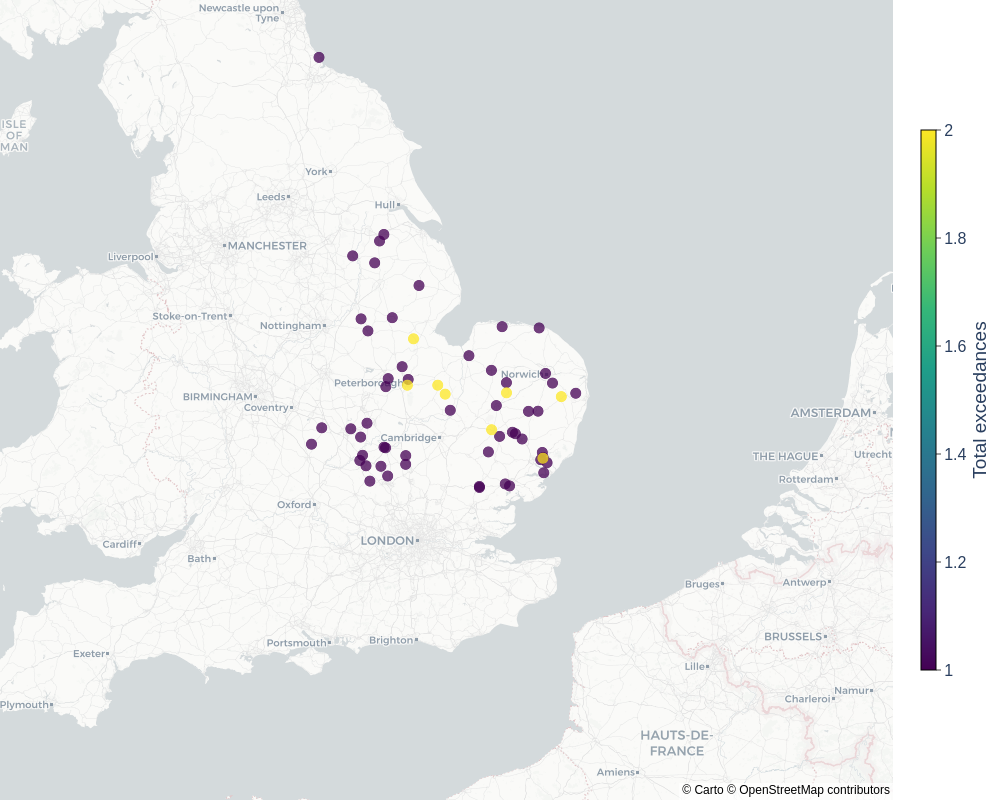

Recreate this plot in Python.
# filename: lsoa_exceedance_heatmap.py
import pandas as pd
import numpy as np
import plotly.graph_objects as go

def map_pesticide(determinand):
    pesticides_specific = {
        'Pesticides Aldrin': ('Aldrin', 0.030, 'µg/l', True),
        'Pesticides Dieldrin (Total)': ('Dieldrin', 0.030, 'µg/l', True),
        'Pesticides Heptachlor (Total)': ('Heptachlor', None, 'µg/l', True),
        'Pesticides Heptachlor Epoxide - Total (Trans, CIS) (Heptachlor Epoxide)': ('Heptachlor epoxide', None, 'µg/l', True)
    }
    if determinand in pesticides_specific:
        return pesticides_specific[determinand]
    if determinand and determinand.startswith('Pesticides '):
        return ('Other pesticides', 0.10, 'µg/l', True)
    return None

def get_mapping(determinand):
    mapping = {
        'Coliform Bacteria (Indicator)': ('Coliform bacteria', 0, 'number/100ml', True),
        'E.Coli (faecal coliforms Confirmed)': ('Escherichia coli', 0, 'number/100ml', True),
        'Enterococci (Confirmed)': ('Enterococci', 0, 'number/100ml', True),
        'Clostridum Perfringens (Sulphite-reducing Clostridia) (Confirmed)': ('Clostridium perfringens', 0, 'Number/100ml', True),

        'Aluminium (Total)': ('Aluminium', 200, 'µg/l', True),
        'Iron (Total)': ('Iron', 200, 'µg/l', True),
        'Manganese (Total)': ('Manganese', 50, 'µg/l', True),
        'Nitrate (Total)': ('Nitrate', 50, 'mgNO3/l', True),
        "Nitrite - Consumer's Taps": ('Nitrite', 0.50, 'mgNO2/l', True),
        'Nitrite/Nitrate formula': ('Nitrate+Nitrite formula', 1.0, '', True),
        'Conductivity (Electrical Conductivity)': ('Conductivity', 2500, 'µS/cm @ 20°C', True),
        'Sodium (Total)': ('Sodium', 200, 'mg/l', True),
        'Chloride': ('Chloride', 250, 'mg/l', True),
        'Sulphate': ('Sulphate', 250, 'mg/l', True),
        'Boron': ('Boron', 1.0, 'mg/l', True),
        'Fluoride (Total)': ('Fluoride', 1.5, 'mg/l', True),
        'Cyanide (Total)': ('Cyanide', 50, 'µg/l', True),
        'Mercury (Total)': ('Mercury', 1.0, 'µg/l', True),
        'Nickel (Total)': ('Nickel', 20, 'µg/l', True),
        'Lead (10 - will apply 25.12.2013)': ('Lead', 10, 'µg/l', True),
        'Antimony': ('Antimony', 5.0, 'µg/l', True),
        'Selenium (Total)': ('Selenium', 10, 'µg/l', True),
        'Copper (Total)': ('Copper', 2.0, 'mg/l', True),
        'Chromium (Total)': ('Chromium', 50, 'µg/l', True),

        'Bromate': ('Bromate', 10, 'µg/l', True),
        'Trihalomethanes (Total by Calculation)': ('THM (total)', 100, 'µg/l', True),

        'Gross Alpha': ('gross alpha', 0.1, 'Bq/l', True),
        'Gross Beta': ('gross beta', 1, 'Bq/l', True),
        'Tritium': ('tritium', 100, 'Bq/l', True),

        'Polycyclic Aromatic Hydrocarbons (Total by Calculation)': ('PAH', 0.10, 'µg/l', True),
        'Benzo[a]Pyrene (Total)': ('benzo[a]pyrene', 0.010, 'µg/l', True),

        'Pesticides (Total by Calculation)': ('Pesticides: total', 0.50, 'µg/l', True),
    }
    if determinand in mapping:
        return mapping[determinand]
    pesticide_map = map_pesticide(determinand)
    if pesticide_map is not None:
        return pesticide_map
    return (None, None, None, False)

file_name = "Anglian_Water_Domestic_Water_Quality.csv"
df = pd.read_csv(file_name, encoding="utf-8")

df = df[df['Determinand'].notna() & df['Result'].notna() & df['LSOA'].notna()].copy()

df[['Reg_Determinand_Name', 'Reg_PCV_Value', 'Reg_PCV_Units', 'Is_Numeric_PCV']] = df['Determinand'].apply(
    lambda x: pd.Series(get_mapping(x))
)

df_numeric = df[df['Is_Numeric_PCV'] == True].copy()

def is_exceedance(row):
    if not row['Is_Numeric_PCV']:
        return False
    pcv = row['Reg_PCV_Value']
    result = row['Result']
    if pcv == 0:
        return result > 0
    if pcv is None:
        return False
    return result > pcv

df_numeric['Is_Exceedance'] = df_numeric.apply(is_exceedance, axis=1)

agg = df_numeric.groupby('LSOA').agg(
    Total_Exceedances = ('Is_Exceedance', 'sum'),
    Total_Samples_Assessed = ('Is_Exceedance', 'count')
).reset_index()

agg_exceed = agg[agg['Total_Exceedances'] > 0].copy()

exceed_csv = "exceedances_by_lsoa.csv"
agg.to_csv(exceed_csv, index=False)

geo_url = "https://open-geography-portalx-ons.hub.arcgis.com/api/download/v1/items/b8263c2364e9452483a0e5783c6fdb53/csv?layers=0"
geo_df = pd.read_csv(geo_url, encoding="utf-8")

lon_candidates = ['LONG', 'LONGITUDE', 'Longitude', 'Easting', 'x', 'X', 'long']
lat_candidates = ['LAT', 'LATITUDE', 'Latitude', 'Northing', 'y', 'Y', 'lat']

def find_column(candidates, df):
    for c in candidates:
        if c in df.columns:
            return c
    return None

lon_col = find_column(lon_candidates, geo_df)
lat_col = find_column(lat_candidates, geo_df)
if lon_col is None or lat_col is None:
    raise ValueError("Longitude or Latitude column not found in LSOA geography data.")

joined = agg_exceed.merge(geo_df, left_on='LSOA', right_on='LSOA21CD', how='left')
joined = joined[joined[lon_col].notnull() & joined[lat_col].notnull()]

plot_df = pd.DataFrame({
    'LSOA_code': joined['LSOA21CD'],
    'LSOA_name': joined['LSOA21NM'],
    'Longitude': joined[lon_col],
    'Latitude': joined[lat_col],
    'Total_Exceedances': joined['Total_Exceedances'],
    'Total_Samples_Assessed': joined['Total_Samples_Assessed'],
})

mapdata_csv = "lsoa_exceedance_map_data.csv"
plot_df.to_csv(mapdata_csv, index=False)

plot_df_sorted = plot_df.sort_values('Total_Exceedances')

def scale_marker_size(exceedances):
    base = 8
    scale = 5
    return base + scale*np.sqrt(exceedances)

plot_df_sorted['Marker_Size'] = plot_df_sorted['Total_Exceedances'].apply(scale_marker_size)

center_lon = plot_df_sorted['Longitude'].mean()
center_lat = plot_df_sorted['Latitude'].mean()

lon_span = plot_df_sorted['Longitude'].max() - plot_df_sorted['Longitude'].min()
lat_span = plot_df_sorted['Latitude'].max() - plot_df_sorted['Latitude'].min()

zoom = 7
if lon_span > 2.5 or lat_span > 2.5:
    zoom = 6
elif lon_span < 1.0 and lat_span < 1.0:
    zoom = 8

fig = go.Figure()

fig.add_trace(go.Scattermapbox(
    lon=plot_df_sorted['Longitude'],
    lat=plot_df_sorted['Latitude'],
    mode='markers',
    marker=go.scattermapbox.Marker(
        size=plot_df_sorted['Marker_Size'],
        color=plot_df_sorted['Total_Exceedances'],
        colorscale='Viridis',
        cmin=plot_df_sorted['Total_Exceedances'].min(),
        cmax=plot_df_sorted['Total_Exceedances'].max(),
        colorbar=dict(
            title='Total exceedances',
            titleside='right',
            outlinecolor='black',
            outlinewidth=1,
            ticks='outside',
            ticklen=5,
            nticks=6,
            thickness=15,
            len=0.7,
        ),
        sizemode='area',
        sizemin=6,
        showscale=True,
        opacity=0.75
    ),
    text=(
        "LSOA: " + plot_df_sorted['LSOA_name'] + "<br>" +
        "Code: " + plot_df_sorted['LSOA_code'] + "<br>" +
        "Exceedances: " + plot_df_sorted['Total_Exceedances'].astype(str) + "<br>" +
        "Samples: " + plot_df_sorted['Total_Samples_Assessed'].astype(str) + "<br>" +
        "Pct: " + (100*plot_df_sorted['Total_Exceedances']/plot_df_sorted['Total_Samples_Assessed']).round(1).astype(str) + "%"
    ),
    hoverinfo='text',
    name='Exceedances',
))

fig.update_layout(
    mapbox=dict(
        style='carto-positron',
        center=dict(lon=center_lon, lat=center_lat),
        zoom=zoom,
    ),
    margin=dict(l=0, r=0, t=0, b=0),
    template='plotly_white',
    font=dict(size=16),
    legend=dict(
        bgcolor='rgba(255,255,255,0)',
        bordercolor='rgba(0,0,0,0)',
        borderwidth=0
    ),
)

html_file = "lsoa_exceedance_heatmap.html"
png_file = "lsoa_exceedance_heatmap.png"

fig.write_html(html_file, include_plotlyjs='cdn', full_html=True)
fig.write_image(png_file, width=1000, height=800)

print(png_file)
print(html_file)
print(mapdata_csv)
print(exceed_csv)
print("lsoa_exceedance_heatmap.py")
